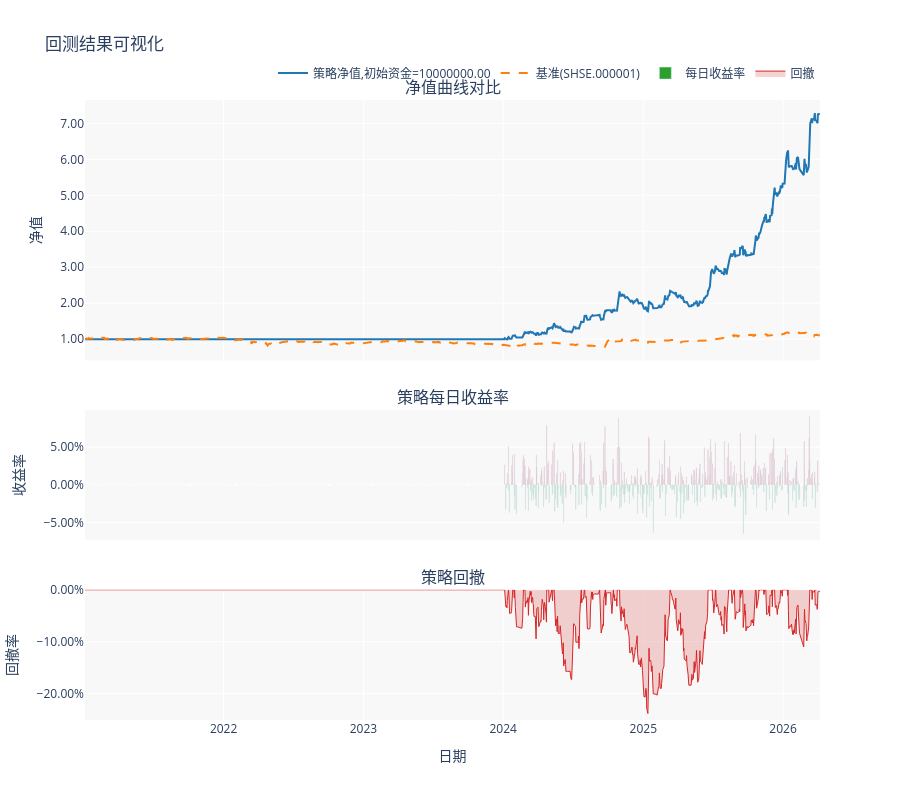

This figure's notebook cell:
### Code cell
from my_backtester.my_backtester import Backtester
交割数据 = merged_df_with_weight.to_pandas()
# 将每一条数据分成两条指令对应buy_time和sell_time,buy_price,sell_price
orders_list = []
for _, row in 交割数据.iterrows():
    buy_order = {
        "datetime": pd.to_datetime(row["buy_time"]),
        "code": row["code"],
        "direction": 1,
        "price": row["buy_price"],
        # "volume": row["volume"],  # 可选
        "cash_ratio":row["weight"], # 资金仓位
        "buy_time":row["buy_time"], # 用于标识买入时间
        "sell_time":row["sell_time"],
    }
    sell_order = {
        "datetime": pd.to_datetime(row["sell_time"]),
        "code": row["code"],
        "direction": -1,
        "price": row["sell_price"],
        # "volume": row["volume"],  # 可选
        "cash_ratio":row["weight"], # 资金仓位
        "buy_time":row["buy_time"], # 用于标识卖出对应的买入时间,便于追踪
        "sell_time":row["sell_time"],
    }
    orders_list.append(buy_order)
    orders_list.append(sell_order)
orders_df = pd.DataFrame(orders_list)
# 初始化回测引擎
backtester = Backtester(orders=orders_df, initial_cash=10000000, commission=0.001, slippage=0.001)
# 运行回测
资金结果 = backtester.run(start_time="2021-01-01", end_time=end_date_str)
持仓结果 = backtester.pos_log
交易记录 = backtester.trade_log
# 汇报回测结果
metrics_df, fig = backtester.report(return_method="compound", plot=True)
#print(metrics_df)
fig.show()

### Figure 1 — Plotly figure (JSON) as saved in the notebook; plotly's stock layout.template omitted (floating-point values rounded to 4 significant figures; data arrays with more than 128 entries replaced by an {"elided": "..."} marker saying what was removed)
{"data": [{"hovertemplate": "日期: %{x}<br>策略净值: %{y:.4f}<extra></extra>", "line": {"color": "#1f77b4", "width": 2}, "name": "策略净值,初始资金=10000000.00", "type": "scatter", "x": {"elided": "1272 str values"}, "xaxis": "x", "y": {"elided": "1272 float values"}, "yaxis": "y"}, {"hovertemplate": "日期: %{x}<br>基准净值: %{y:.4f}<extra></extra>", "line": {"color": "#ff7f0e", "dash": "dash", "width": 2}, "name": "基准(SHSE.000001)", "type": "scatter", "x": {"elided": "1272 str values"}, "xaxis": "x", "y": {"elided": "1272 float values"}, "yaxis": "y"}, {"hovertemplate": "日期: %{x}<br>收益率: %{y:.2%}<extra></extra>", "marker": {"color": {"elided": "1271 str values"}}, "name": "每日收益率", "type": "bar", "x": {"elided": "1271 str values"}, "xaxis": "x2", "y": {"elided": "1271 float values"}, "yaxis": "y2"}, {"fill": "tozeroy", "fillcolor": "rgba(211, 39, 39, 0.2)", "hovertemplate": "日期: %{x}<br>回撤率: %{y:.2%}<extra></extra>", "line": {"color": "#d62728", "width": 1}, "name": "回撤", "type": "scatter", "x": {"elided": "1272 str values"}, "xaxis": "x3", "y": {"elided": "1272 float values"}, "yaxis": "y3"}], "layout": {"annotations": [{"font": {"size": 16}, "showarrow": false, "text": "净值曲线对比", "x": 0.5, "xanchor": "center", "xref": "paper", "y": 1.0, "yanchor": "bottom", "yref": "paper"}, {"font": {"size": 16}, "showarrow": false, "text": "策略每日收益率", "x": 0.5, "xanchor": "center", "xref": "paper", "y": 0.5, "yanchor": "bottom", "yref": "paper"}, {"font": {"size": 16}, "showarrow": false, "text": "策略回撤", "x": 0.5, "xanchor": "center", "xref": "paper", "y": 0.21, "yanchor": "bottom", "yref": "paper"}], "height": 800, "hovermode": "x unified", "legend": {"orientation": "h", "x": 1, "xanchor": "right", "y": 1.02, "yanchor": "bottom"}, "paper_bgcolor": "white", "plot_bgcolor": "rgba(248,248,248,1)", "title": {"text": "回测结果可视化"}, "xaxis": {"anchor": "y", "domain": [0.0, 1.0], "matches": "x3", "showticklabels": false}, "xaxis2": {"anchor": "y2", "domain": [0.0, 1.0], "matches": "x3", "showticklabels": false}, "xaxis3": {"anchor": "y3", "domain": [0.0, 1.0], "title": {"text": "日期"}}, "yaxis": {"anchor": "x", "domain": [0.58, 1.0], "tickformat": ".2f", "title": {"text": "净值"}}, "yaxis2": {"anchor": "x2", "domain": [0.29, 0.5], "tickformat": ".2%", "title": {"text": "收益率"}}, "yaxis3": {"anchor": "x3", "domain": [0.0, 0.21], "tickformat": ".2%", "title": {"text": "回撤率"}}}}
